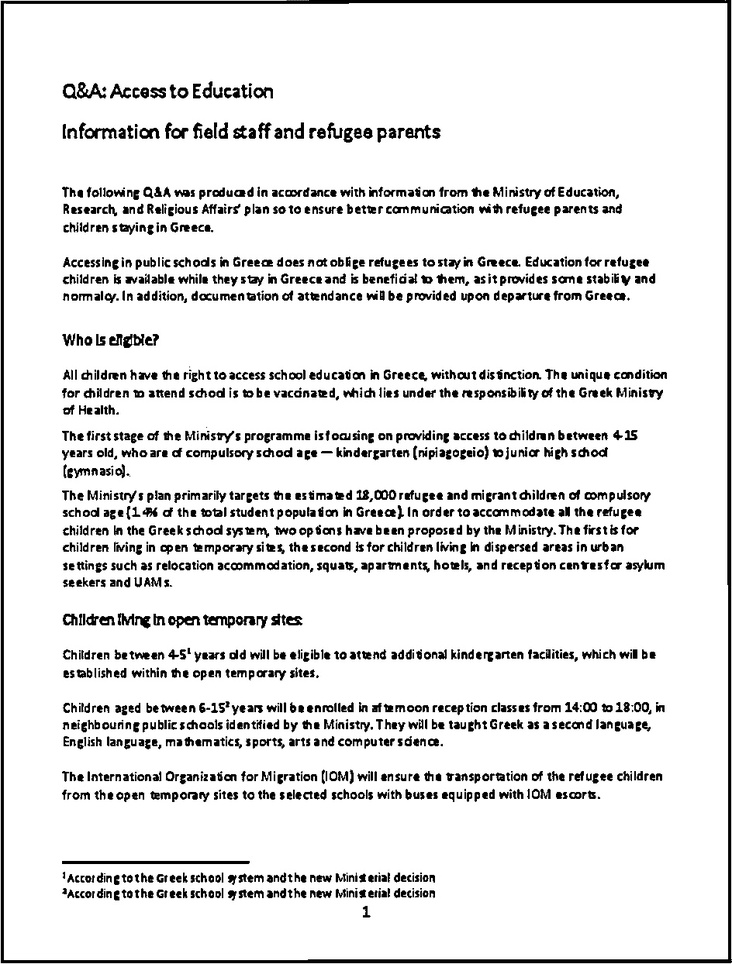
#> input picture screenshots/scanned_document.jpg, 732 x 964 px, shrunk from 944 x 1244 before the run
$ python -i app.py   (imports and definitions only)
#> lines starting #> are read from the running program, lines starting #| are printed output that depends on the picture; after the words box and inside, x2 and y2 are one past the last pixel; in counts of white or black regions, pixels touching at a corner belong together
#> further down, picture is the input picture: shape (964, 732, 3); min 0, max 255, mean 227.9
import cv2
import numpy as np
import streamlit as st
from PIL import Image
import io

# ============================================================================
# CONFIGURATION
# ============================================================================
class Config:
    """Application configuration constants"""
    SUPPORTED_FORMATS = ["jpg", "png", "jpeg"]
    CANNY_THRESHOLD1 = 75
    CANNY_THRESHOLD2 = 200
    GAUSSIAN_BLUR = (5, 5)
    CONTOUR_APPROX_FACTOR = 0.02

# ============================================================================
# CORE IMAGE PROCESSING FUNCTIONS
# ============================================================================

# [41 lines left out: functions order_points, four_point_transform, not called in this run]

def detect_document_contour(image):
    """
    Detect document boundary using edge detection and contour approximation
    Returns: (contour, edges_image)
    """
    # Convert to grayscale and apply Gaussian blur
    gray = cv2.cvtColor(image, cv2.COLOR_RGB2GRAY)
    gray = cv2.GaussianBlur(gray, Config.GAUSSIAN_BLUR, 0)
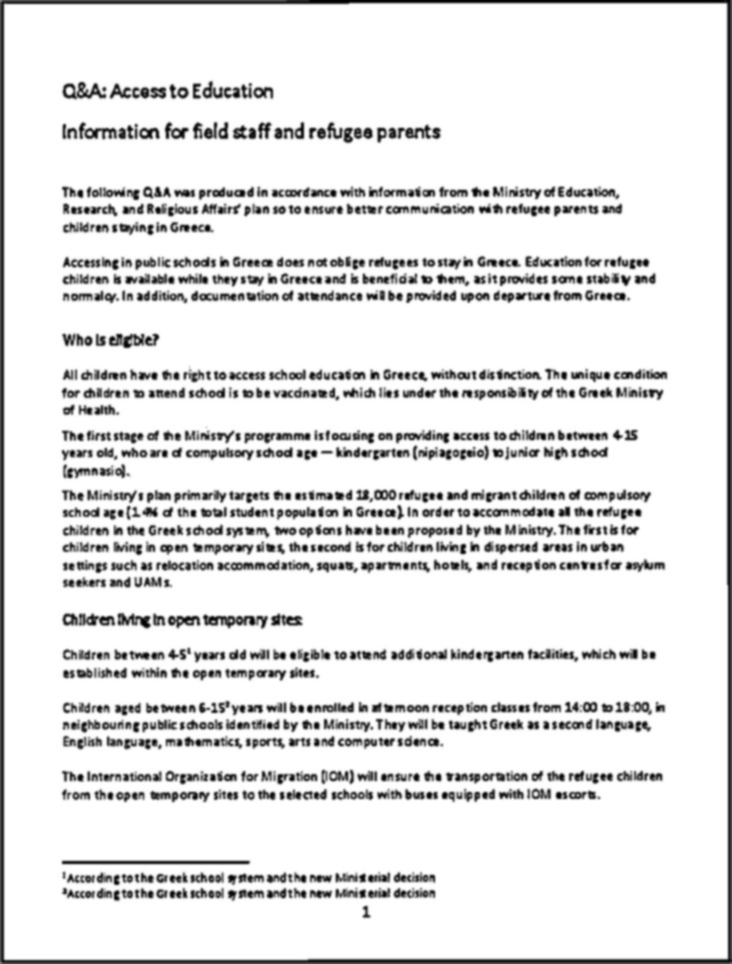
#> gray: shape (964, 732); min 0, max 255, mean 227.7

    # Edge detection
    edges = cv2.Canny(gray, Config.CANNY_THRESHOLD1, Config.CANNY_THRESHOLD2)
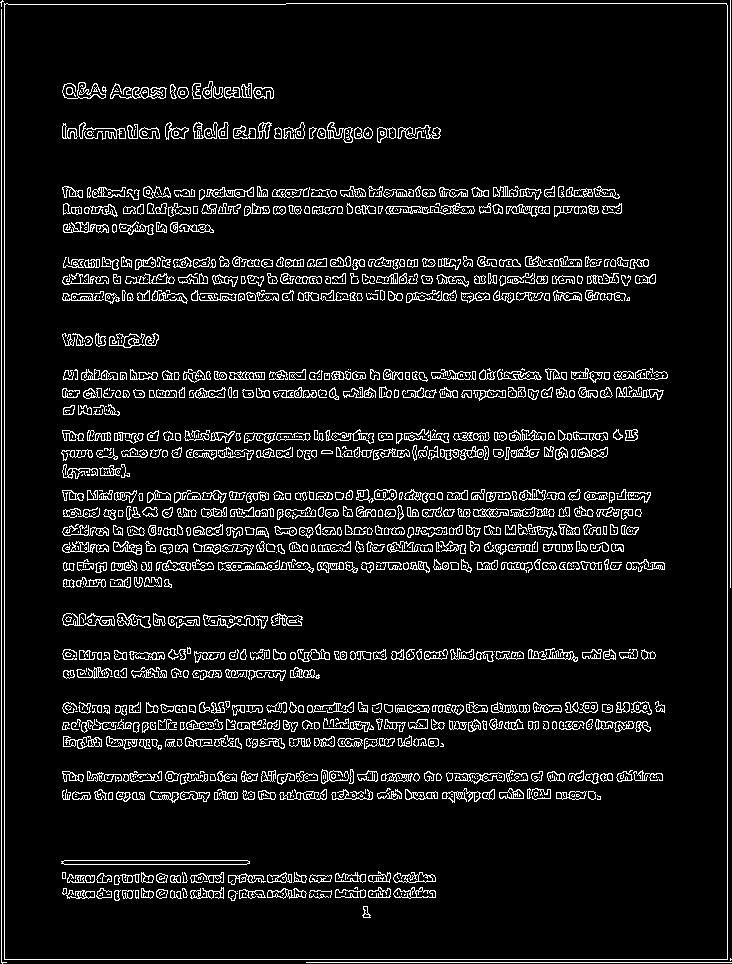
#> edges: shape (964, 732); 7.9% white in thin lines or dots

    # Find contours and sort by area
    contours, _ = cv2.findContours(edges.copy(), cv2.RETR_LIST, cv2.CHAIN_APPROX_SIMPLE)
#> contours = 2758 contours, 1372 with area under 20; largest, box (x1, y1, x2, y2) and area: (4, 3, 728, 960) 690908, (4, 3, 728, 960) 690905, (61, 860, 250, 865) 742, (62, 860, 250, 865) 739, (393, 887, 436, 899) 304
    contours = sorted(contours, key=cv2.contourArea, reverse=True)[:5]
#> contours = 5 contours; box (x1, y1, x2, y2) and area: (4, 3, 728, 960) 690908, (4, 3, 728, 960) 690905, (61, 860, 250, 865) 742, (62, 860, 250, 865) 739, (393, 887, 436, 899) 304

    # Find the first 4-sided contour (assumed to be document)
    doc_contour = None
    for contour in contours:
        peri = cv2.arcLength(contour, True)
        approx = cv2.approxPolyDP(contour, Config.CONTOUR_APPROX_FACTOR * peri, True)
        if len(approx) == 4:
            doc_contour = approx
            break
#> this loop made 1 pass
#> (peri, doc_contour) on pass 1: (3359.1, [[4, 3], [4, 959], [727, 959], [726, 3]])

    return doc_contour, edges

# [254 lines left out: functions apply_noise_reduction, apply_scan_mode, draw_corners, create_download_link, main, not called in this run]

# [2 lines not run here, left out]

>>> import cv2
>>> picture = cv2.cvtColor(cv2.imread('screenshots/scanned_document.jpg'), cv2.COLOR_BGR2RGB)
>>> result = detect_document_contour(picture)

$ run again, on screenshots/original-detection.JPG
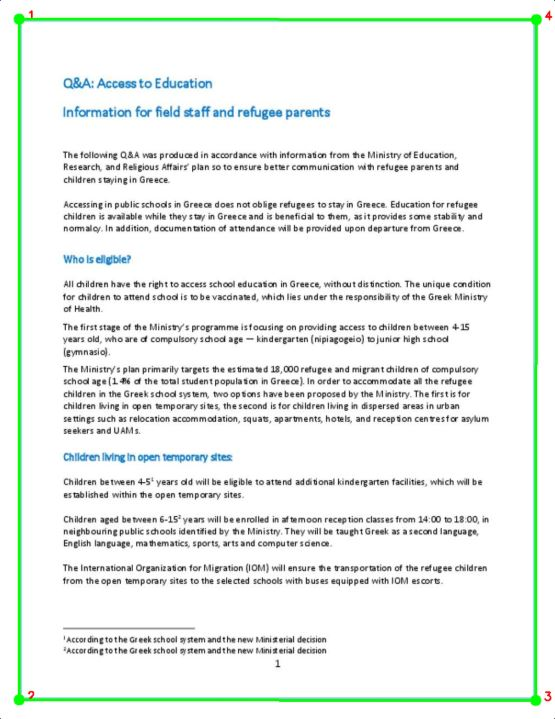
#> input picture screenshots/original-detection.JPG, 555 x 719 px
#> in detect_document_contour, `gray = cv2.GaussianBlur(gray, Config.GAUSSIAN_BLUR, 0)`:
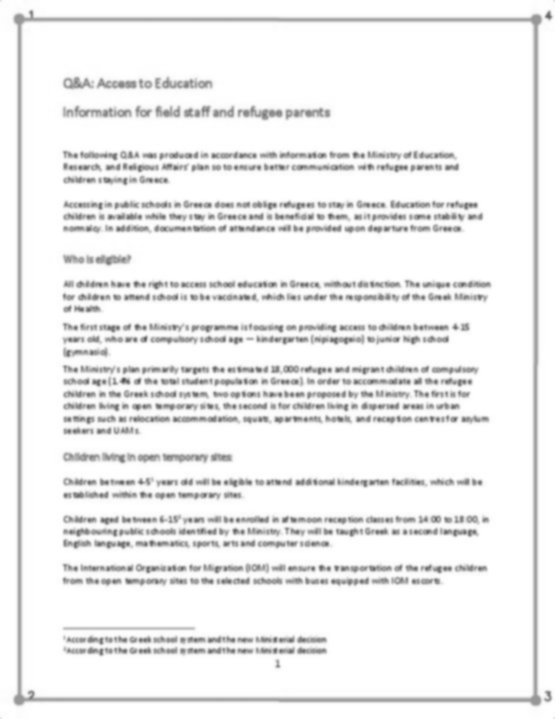
#> gray: shape (719, 555); min 82, max 255, mean 239.2
#> in detect_document_contour, `edges = cv2.Canny(gray, Config.CANNY_THRESHOLD1, Config.CANNY_THRESHOL..`:
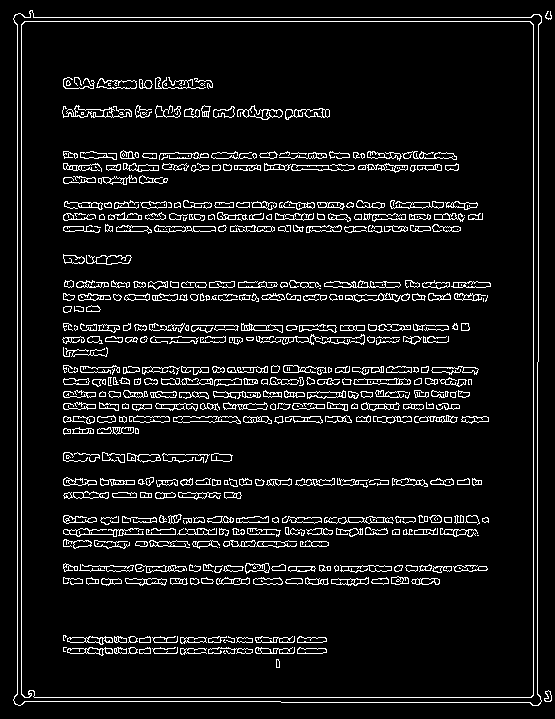
#> edges: shape (719, 555); 7.7% white in thin lines or dots
#> in detect_document_contour, `contours, _ = cv2.findContours(edges.copy(), cv2.RETR_LIST, cv2.CHAIN_..`: contours = 1125 contours, 381 with area under 20; largest, box (x1, y1, x2, y2) and area: (13, 10, 542, 706) 356506, (13, 10, 542, 706) 356470, (21, 21, 534, 698) 346070, (21, 21, 534, 698) 346047, (173, 416, 241, 424) 328
#> in detect_document_contour, `contours = sorted(contours, key=cv2.contourArea, reverse=True)[:5]`: contours = 5 contours; box (x1, y1, x2, y2) and area: (13, 10, 542, 706) 356506, (13, 10, 542, 706) 356470, (21, 21, 534, 698) 346070, (21, 21, 534, 698) 346047, (173, 416, 241, 424) 328
#> the loop in detect_document_contour, `for contour in contours:` made 1 pass
#> (peri, doc_contour) on pass 1: (2458.5, [[15, 14], [14, 703], [538, 705], [541, 16]])
